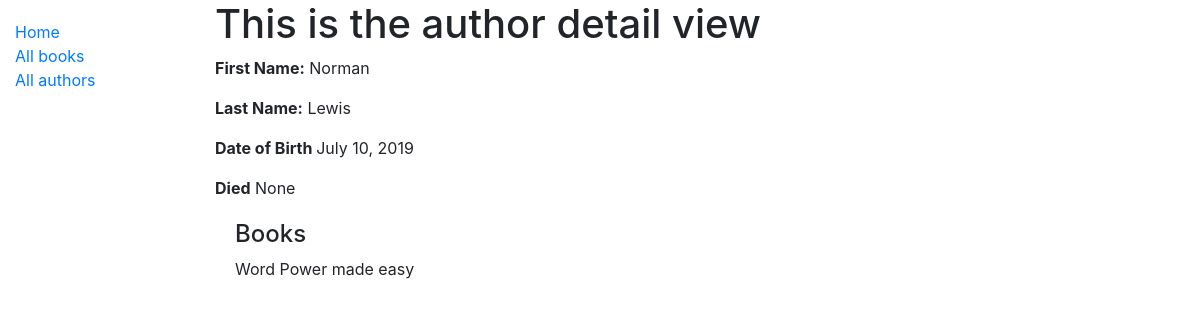
The page /catalog/authors/2 on the database its author committed.
### catalog/models.py (models this page shows, shortened)
class Author(models.Model):
    first_name = models.CharField(max_length=100)
    last_name = models.CharField(max_length=100)
    date_of_birth = models.DateField(null=True, blank=True)
    date_of_death = models.DateField('died', null=True, blank=True)
    class Meta:
        ordering = ['last_name', 'first_name']

class Book(models.Model):
    title = models.CharField(max_length=200)
    author = models.ForeignKey('Author', on_delete=models.SET_NULL, null=True)
    summary = models.TextField(max_length=1000, help_text="Enter a brief description of the book")
    isbn = models.CharField('ISBN', max_length=13,
                            help_text='13 Character <a href="https://www.isbn-international.org/content/what-isbn'
                                      '">ISBN number</a>')
    genre = models.ManyToManyField(Genre, help_text="Select a genre for this book")
    language = models.ForeignKey('Language', on_delete=models.SET_NULL, null=True)
    def display_genre(self):
        """Creates a string for the Genre. This is required to display genre in Admin."""
        return ', '.join([genre.name for genre in self.genre.all()[:3]])
    display_genre.short_description = 'Genre'

### catalog/views.py (the view)
# urls.py: path('authors/<int:pk>', views.AuthorDetailview.as_view(),name='author-detail'),
class AuthorDetailview(generic.DetailView):
    model = Author
    template_name = 'author_detail.html'

### catalog/templates/author_detail.html (shortened to what this page needs)
{% extends "base_generic.html" %}
{% block content %}
    <h1>This is the author detail view</h1>
  <p><strong>First Name:</strong> <a>{{ author.first_name }}</a></p>
  <p><strong>Last Name:</strong> {{ author.last_name }}</p>
  <p><strong>Date of Birth </strong> {{ author.date_of_birth }}</p>
  <p><strong>Died</strong> {{ author.date_of_death }}</p>
  <div style="margin-left:20px;margin-top:20px">
    <h4>Books</h4>
    {% for book in author.book_set.all %}
        <p>
            {{book.title}}
        </p>
    {% endfor %}
{%  endblock %}

### rows shown on the page
Author: first_name "Norman", last_name "Lewis", date_of_birth "July 10, 2019", date_of_death "None"
Book: title "Word Power made easy"
